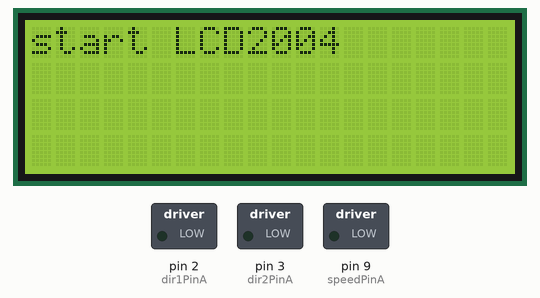
This sketch was run on a simulated Arduino Uno, built with avr-gcc and run on an emulated ATmega328P. Shown: 20×4 character LCD, switched loads named in the sketch (green lamp = pin HIGH).

Above: at 0.1 s.
At 1.2 s:
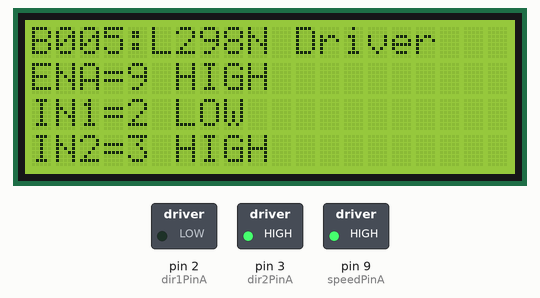
At 6.2 s:
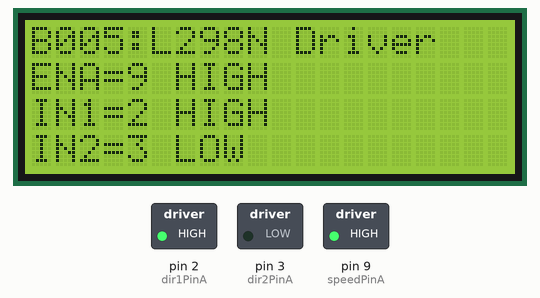
At 11.2 s:
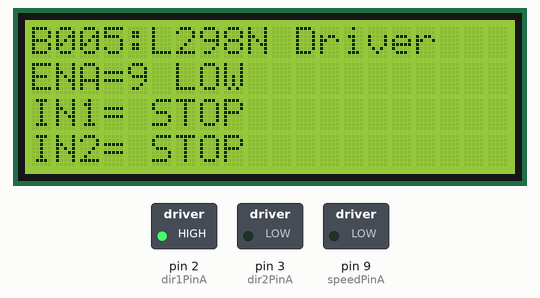
Timing chart, 0 to 12.7 s (numbered marks = the images above):
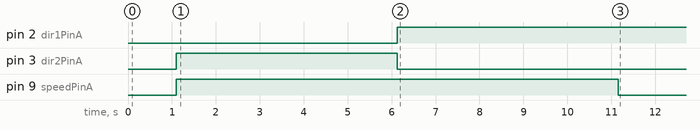

The sketch:

basic_test.ino
```cpp
/* L298N Dual Motor Driver H Bridge (L298N) [B005] : http://rdiot.tistory.com/289 [RDIoT Demo] */

#include <Wire.h>
#include <LiquidCrystal_I2C.h>

LiquidCrystal_I2C lcd(0x27,20,4);  // LCD2004

int dir1PinA = 2;
int dir2PinA = 3;
int speedPinA = 9;
int speed1;
int dir;

void setup()
{
  lcd.init();  // initialize the lcd
  lcd.backlight();
  lcd.print("start LCD2004");

  pinMode(dir1PinA,OUTPUT); // IN1
  pinMode(dir2PinA,OUTPUT); // IN2
  pinMode(speedPinA,OUTPUT); // ENA
  speed1 = 200;
  dir = 1;

  delay(1000);

  lcd.clear();
}

void loop()
{

  lcd.setCursor(0,0);
  lcd.print("B005:L298N Driver");

  //analogWrite(speedPinA, speed1); // 200 -> ENA
  if(dir == 1)
  {
    digitalWrite(speedPinA, HIGH);
    digitalWrite(dir1PinA, LOW);
    digitalWrite(dir2PinA, HIGH);
    lcd.setCursor(0,1);
    lcd.print("ENA=" + (String)speedPinA + " HIGH");
    lcd.setCursor(0,2);
    lcd.print("IN1=" + (String)dir1PinA + " LOW ");
    lcd.setCursor(0,3);
    lcd.print("IN2=" + (String)dir2PinA + " HIGH ");
    delay(5000);

    digitalWrite(speedPinA, HIGH);
    digitalWrite(dir1PinA, HIGH);
    digitalWrite(dir2PinA, LOW);
    lcd.setCursor(0,1);
    lcd.print("ENA=" + (String)speedPinA + " HIGH");
    lcd.setCursor(0,2);
    lcd.print("IN1=" + (String)dir1PinA + " HIGH ");
    lcd.setCursor(0,3);
    lcd.print("IN2=" + (String)dir2PinA + " LOW ");
    delay(5000);

    digitalWrite(speedPinA, LOW);
    lcd.setCursor(0,1);
    lcd.print("ENA=" + (String)speedPinA + " LOW ");

    lcd.setCursor(0,2);
    lcd.print("IN1= STOP  ");

    lcd.setCursor(0,3);
    lcd.print("IN2= STOP  ");

    dir = 0;
  }
}
```

Measured:
- by itself, pin 2 (dir1PinA): LOW → HIGH at 6.1 s
- by itself, pin 3 (dir2PinA): LOW → HIGH at 1.1 s, → LOW 5.0 s later
- by itself, pin 9 (speedPinA): LOW → HIGH at 1.1 s, → LOW 10.1 s later
- what the display in image 1 shows lasts 5.1 s, from 1.1 s to 6.2 s
